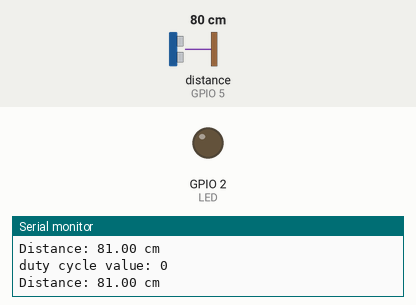
Simulated run of this sketch. Board: ESP32. Shown: output pins drawn as LEDs (lit = HIGH), the last lines printed to the serial monitor. Inputs (shaded band) come from the test bench; at power-on: distance to the obstacle (sensor on GPIO 5) 80 cm. The echo pulse lasts 58.3 µs per cm.

Above: at 1.2 s.
1.3 s: distance to the obstacle (sensor on GPIO 5) set to 2 cm
At 2.3 s:
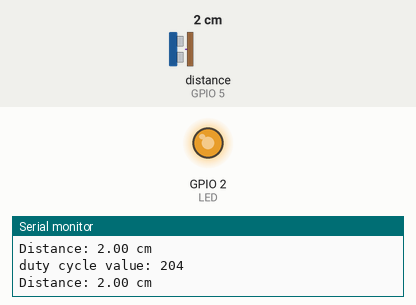
3.1 s: distance to the obstacle (sensor on GPIO 5) set to 4 cm
At 4.0 s:
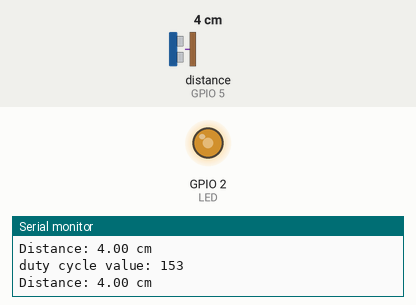
4.9 s: distance to the obstacle (sensor on GPIO 5) set to 9 cm
At 5.7 s:
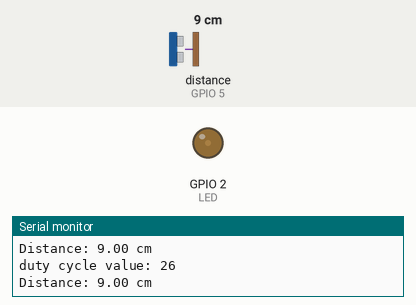
Timing chart, 0 to 7.9 s (numbered marks = the images above; inputs shaded):
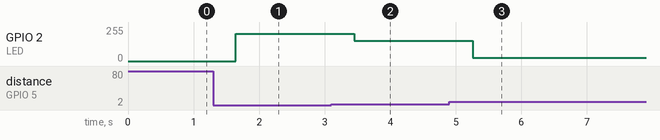

The sketch:

Ultrasonic_Skeleton.ino
```cpp
/*Replace ? in the code*/
#include <Arduino.h>
#include "NewPing.h"

// Hook up HC-SR04 with Trig and Echo to ESP32 Pins
#define TRIG_PIN 4
#define ECHO_PIN 5
// ESP 32 pin connected to ESP32
#define LED 2

// Maximum distance we want to ping for (in centimeters).
#define MAX_DISTANCE 400

// NewPing setup of pins and maximum distance.
NewPing sonar(TRIG_PIN, ECHO_PIN, MAX_DISTANCE);

// variable value to store the duty cycle value in 8 bit (0-255) of PWM
int value;

void setup() {

    Serial.begin(9600); // Initialize the Serial Monitor and set a baud rate
}

void loop() {

    // Get the distance from the Ultrasonic Sensor
    float distance = sonar.ping_cm();

    // Print the distance to the Serial Monitor
    Serial.print("Distance: ");
    Serial.print(distance);
    Serial.println(" cm");

    delay(200); // Delay 0.5s to avoid reading the distance too fast

    // Distance > 10cm, LED is OFF
    // Distance< 10 cm, the closer the target, the brighter the LED
    // set the duty cycle value in 8-bit (0-255) to use analogWrite() to generate PWM signal to set the LED brightness
    if (distance > 10 || distance == 0)
    {
    value=0;
    } else
    {
        int d = (int)distance;
        d = constrain(d, 0, 10);
        value = map(d, 0, 10, 255, 0);
    }
    // print the duty cycle value
    Serial.print("duty cycle value: ");
    Serial.println(value);
    // generate PWM signal to set the LED brightness
    analogWrite(LED,value);

}
```

Measured:
- after the input at 1.3 s, GPIO 2 (LED): 0/255 → 204/255 after 0.34 s
- after the input at 3.1 s, GPIO 2 (LED): 204/255 → 153/255 after 0.35 s
- after the input at 4.9 s, GPIO 2 (LED): 153/255 → 26/255 after 0.36 s
